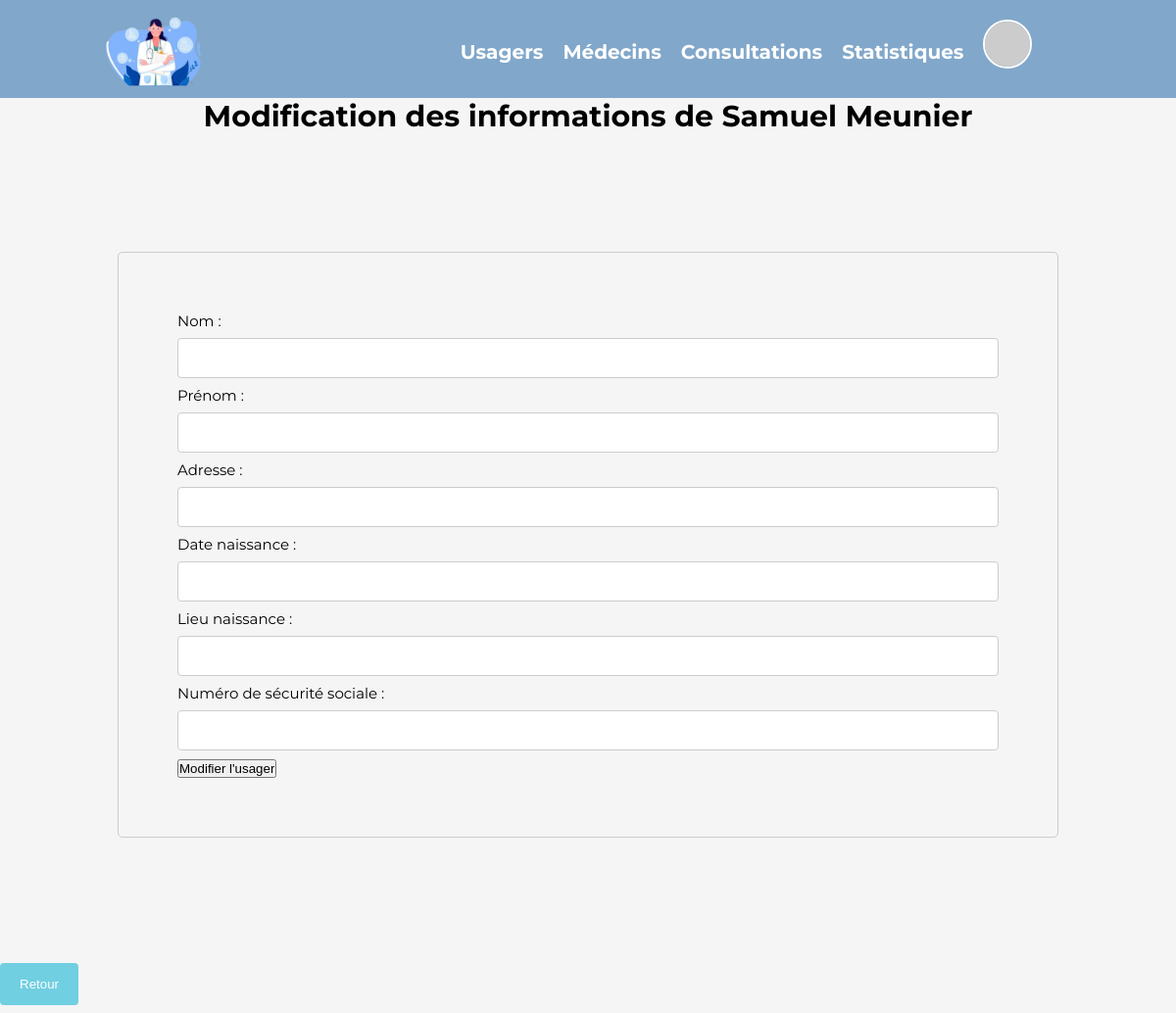
/PHP/modifierPatient.php?nom=Meunier&prenom=Samuel&adresse=adresse Samuel Meunier&dateNaissance=1989-12-12&lieuNaissance=Nice&numSecu=C1234567890, run on an earlier commit of the app's database.
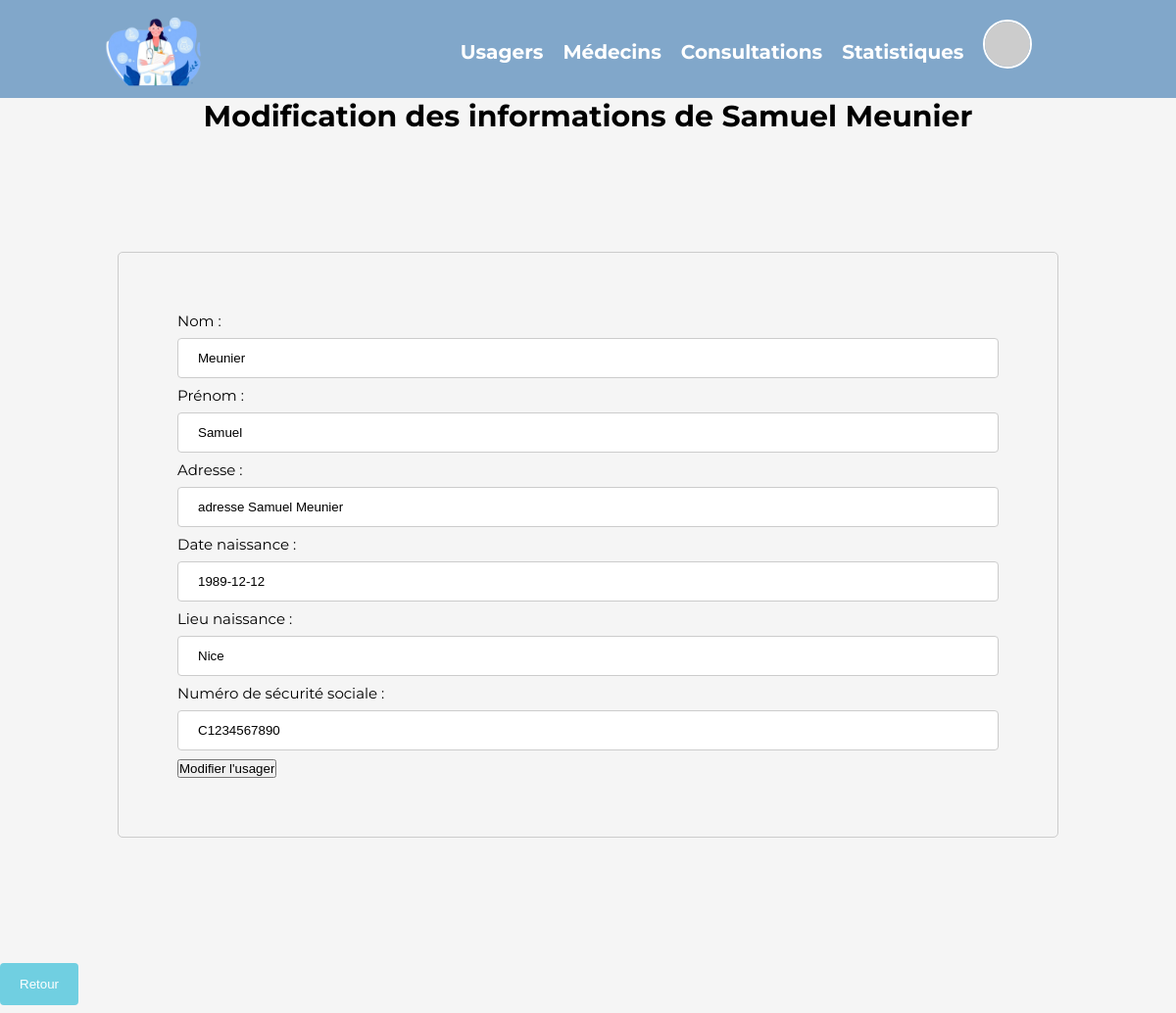
And on a later commit of the database.
### tables this page shows
CREATE TABLE Usager(
   idusager INT AUTO_INCREMENT,
   Civilite VARCHAR(50),
   Nom VARCHAR(50),
   Prenom VARCHAR(50),
   Adresse VARCHAR(50),
   DateNaissance DATE,
   LieuNaissance VARCHAR(50),
   NumSecu VARCHAR(50),
   Id_Medecin INT NOT NULL,
   PRIMARY KEY(idusager),
   FOREIGN KEY(Id_Medecin) REFERENCES Medecin(Id_Medecin)
);

### PHP/modifierPatient.php (the view, shortened to what this page needs)
 <!DOCTYPE html>
<html lang="fr">
<head>
    <link rel="stylesheet" href="/projetPHP2023/CSS/base.css">
    <link rel="stylesheet" href="/projetPHP2023/CSS/modifier.css">
</head>
<body>
	<?php include 'header.php';
		require 'connexionBD.php';
		try {
			if ($_SERVER["REQUEST_METHOD"] == "GET") {
				$nom = $_GET['nom'];
				$prenom = $_GET['prenom'];
				$adresse = $_GET['adresse'];
				$dateNaissance = $_GET['dateNaissance'];
				$lieuNaissance = $_GET['lieuNaissance'];
				$numSecu = $_GET['numSecu'];
				$sql = "SELECT * FROM usager
					WHERE Nom = :Nom
					AND Prenom = :Prenom
					AND Adresse = :Adresse
					AND DateNaissance = :DateNaissance
					AND LieuNaissance = :LieuNaissance
					AND NumSecu = :NumSecu";
				$stmt = $bdd->prepare($sql);
				$stmt->bindParam(':Nom', $nom, PDO::PARAM_STR);
				$stmt->bindParam(':Prenom', $prenom, PDO::PARAM_STR);
				$stmt->bindParam(':Adresse', $adresse, PDO::PARAM_STR);
				$stmt->bindParam(':DateNaissance', $dateNaissance, PDO::PARAM_STR);
				$stmt->bindParam(':LieuNaissance', $lieuNaissance, PDO::PARAM_STR);
				$stmt->bindParam(':NumSecu', $numSecu, PDO::PARAM_STR);
				$stmt->execute();
				$usager = $stmt->fetch(PDO::FETCH_ASSOC);
				$id = $usager['idusager'];
				?>
				<h1>Modification des informations de <?php echo $prenom ." ". $nom; ?></h1>
				<div class="form">
					<form action="modifierPatient.php?idusager=<?php echo $id; ?>" method="post">
						<label for="Nom">Nom :</label>
						<input type="text" id="nom" name="Nom" value="<?php echo $usager['Nom']; ?>" required><br>
						<label for="Prenom">Prénom :</label>
						<input type="text" id="prenom" name="Prenom" value="<?php echo $usager['Prenom']; ?>" required><br>
						<label for="Adresse">Adresse :</label>
						<input type="text" id="adresse" name="Adresse" value="<?php echo $usager['Adresse']; ?>" required><br>
						<label for="DateNaissance">Date naissance :</label>
						<input type="text" id="dateNaissance" name="DateNaissance" value="<?php echo $usager['DateNaissance']; ?>" required><br>
						<label for="LieuNaissance">Lieu naissance :</label>
						<input type="text" id="lieuNaissance" name="LieuNaissance" value="<?php echo $usager['LieuNaissance']; ?>" required><br>
						<label for="NumSecu">Numéro de sécurité sociale :</label>
						<input type="text" id="numSecu" name="NumSecu" value="<?php echo $usager['NumSecu']; ?>" required><br>
						<input type="submit" value="Modifier l'usager">
					</form>
				</div>
				<?php
			} else {
				echo "Méthode non autorisée";
			}
		} catch (PDOException $e) {
			echo "Erreur : " . $e->getMessage();
		}
	?>
	<button onclick="window.location.href='/projetPHP2023/PHP/affichagePatient.php'">Retour</button>
</body>

What changed in the data, as far as the page shows it:
now on this page (row edited): usager: Nom "Meunier", Prenom "Samuel", Adresse "adresse Samuel Meunier", DateNaissance "1989-12-12", LieuNaissance "Nice", NumSecu "C1234567890"
